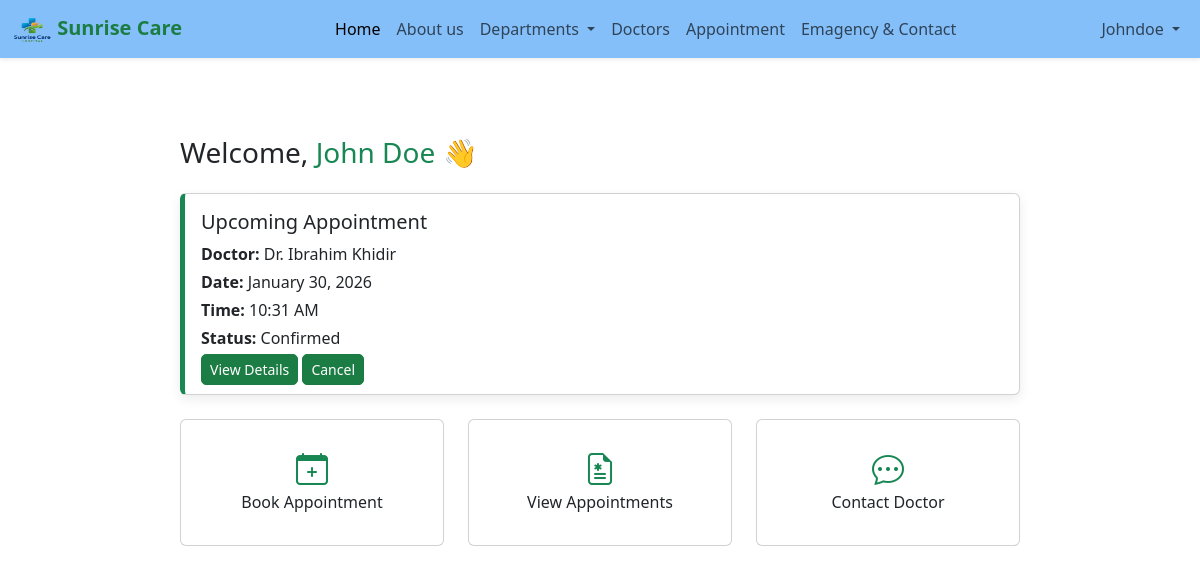
The app's page /dashboard/ (signed in) with its own data.
### core/models.py (models this page shows, shortened)
class User(AbstractUser):
    ROLE_CHOICES = (
        ('admin', 'Admin'),
        ('doctor', 'Doctor'),
        ('nurse', 'Nurse'),
        ('patient', 'Patient'),
    )
    role = models.CharField(max_length=20, choices=ROLE_CHOICES)
    phone = models.CharField(max_length=15, blank=True)
    address = models.TextField(blank=True)
    @property
    def is_doctor(self):
        return self.role == 'doctor'

class Appointment(models.Model):
    STATUS_CHOICES = (
        ('pending', 'Pending'),
        ('confirmed', 'Confirmed'),
        ('completed', 'Completed'),
        ('cancelled', 'Cancelled'),
    )
    patient = models.ForeignKey(Patient, on_delete=models.CASCADE)
    doctor = models.ForeignKey(Doctor, on_delete=models.CASCADE)
    appointment_date = models.DateField()
    appointment_time = models.TimeField()
    reason = models.TextField(blank=True)
    status = models.CharField(max_length=20, choices = STATUS_CHOICES, default='pending')
    created_at = models.DateTimeField(auto_now_add=True)

class Doctor(models.Model):
    user = models.OneToOneField(User, on_delete=models.CASCADE, limit_choices_to={'role': 'doctor'})
    department = models.ForeignKey(Department, on_delete=models.SET_NULL, null=True)
    photo = models.ImageField(
        upload_to='photos/')
    specialization = models.CharField(max_length=100)
    experience_years = models.PositiveIntegerField(default=0)
    def __str__(self):
        return f"Dr. {self.user.get_full_name()}"

### dashboard/views.py (the view)
# urls.py: path('', views.dashboard, name='dashboard'),
@login_required
def dashboard(request):
    user = request.user
    context = {}
    if user.role == 'doctor':
        try:
            doctor = Doctor.objects.get(user=user)
        except Doctor.DoesNotExist:
            return redirect('complete_doctor_profile')
        appointments = Appointment.objects.filter(doctor=doctor, appointment_date__gte=timezone.now()).order_by('appointment_date', 'appointment_time')
        context['pending_appointments'] = appointments.filter(status='pending')
        context['upcoming_appointments'] = appointments.filter(status='confirmed')
        context['today_appointments'] = appointments.filter(status='confirmed', appointment_date=timezone.now().date())
        context['appointments'] = appointments  # keep for compatibility
        return render(request, 'doctor_dashboard.html', context)
    elif user.role == 'patient':
        if not hasattr(user, 'patient'):
            return redirect('complete_patient_profile')
        appointments = Appointment.objects.filter(patient__user=user, appointment_date__gte=timezone.now()).order_by('appointment_date', 'appointment_time')
        context['next_appointment'] = appointments.first()  # Get the next appointment
        context['appointments'] = appointments
        return render(request, 'user-dashboard.html', context)
    else:
        return redirect('home')

### dashboard/templates/user-dashboard.html (shortened to what this page needs)
{% extends 'base.html' %}
{% block content %}
<div class="container-fluid mt-5">
  <div class="row">
    <main class="container col-lg-9 main-content">
      <h3 class="mb-4">Welcome, <span class="text-success">{{ user.get_full_name }}</span> 👋</h3>
      <div class="card dashboard-card mb-4">
        <div class="card-body">
          <h5 class="card-title">Upcoming Appointment</h5>
          {% if next_appointment %}
            <p class="mb-1"><strong>Doctor:</strong>
                {% if next_appointment.doctor %}
                {{ next_appointment.doctor }}
                {% else %}
                Awaiting confirmation
                {% endif %}
            </p>
            <p class="mb-1"><strong>Date:</strong> {{ next_appointment.appointment_date|date:"F j, Y" }}</p>
            <p class="mb-1"><strong>Time:</strong> {{ next_appointment.appointment_time|time:"g:i A" }}</p>
            <p class="mb-1 text-capitalize"><strong>Status:</strong> {{ next_appointment.status }}</p>
            <a class="btn btn-success btn-sm">View Details</a>
            <a class="btn btn-outline-danger btn-sm" href="{% url 'cancel' next_appointment.id %}">Cancel</a>
            {% else %}
            <p class="mb-1">No upcoming appointments</p>
          {% endif %}
        </div>
      </div>
      <div class="row">
        <div class="col-md-4">
          <a href="{% url 'appointment' %}" class="text-decoration-none">
            <div class="card action-card">
              <i class="bi bi-calendar-plus"></i>
              <h6>Book Appointment</h6>
            </div>
          </a>
        </div>
        <div class="col-md-4">
          <a href="{% url 'view_appointments' %}" class="text-decoration-none">
            <div class="card action-card">
              <i class="bi bi-file-earmark-medical"></i>
              <h6>View Appointments</h6>
            </div>
          </a>
        </div>
        <div class="col-md-4">
          <div class="card action-card">
            <i class="bi bi-chat-dots"></i>
            <h6>Contact Doctor</h6>
          </div>
        </div>
      </div>
    </main>
  </div>
</div>
{% endblock %}

### core/templates/base.html (shortened to what this page needs)
{% load static %}
<!DOCTYPE html>
<html lang="en">
<head>
    <link href="https://cdn.jsdelivr.net/npm/bootstrap@5.3.8/dist/css/bootstrap.min.css" rel="stylesheet">
    <link rel="stylesheet" href="{% static 'style.css' %}">
    <link rel="stylesheet" href="https://cdnjs.cloudflare.com/ajax/libs/font-awesome/7.0.1/css/all.min.css" />
</head>
<body>
<nav class="navbar navbar-expand-lg shadow-sm sticky-top">
  <div class="container-fluid">
    <a class="navbar-brand" href="{% url 'home' %}">
      <img src="{% static 'logo.png' %}" alt="logo" width="40" height="30">
      <div class="d-inline logo">Sunrise Care</div>
    </a>
    <div class="collapse navbar-collapse" id="navbarSupportedContent">
      <ul class="navbar-nav mx-auto mb-2 mb-lg-0">
        <li class="nav-item">
          <a class="nav-link active" aria-current="page" href="{% url 'home' %}">Home</a>
        </li>
        <li class="nav-item">
          <a class="nav-link" href="{% url 'about' %}">About us</a>
        </li>
        <li class="nav-item dropdown">
          <a class="nav-link dropdown-toggle" href="#" role="button" data-bs-toggle="dropdown" aria-expanded="false">
            Departments
          </a>
        </li>
        <li class="nav-item">
          <a class="nav-link" href="{% url 'doctors' %}">Doctors</a>
        </li>
        <li class="nav-item">
          <a class="nav-link" href="{% url 'appointment' %}">Appointment</a>
        </li>
        <li class="nav-item">
          <a class="nav-link" href="{% url 'contact' %}">Emagency & Contact</a>
        </li>
      </ul>
      <ul class="navbar-nav">
        <li class="nav-item dropdown">
          <a class="nav-link dropdown-toggle" href="#" id="navbarDropdown" role="button" data-bs-toggle="dropdown" aria-expanded="false">
            {% if user.is_authenticated %}
            {{user.username}}
            {% else %}
             Guest
            {% endif %}
          </a>
        </li>
      </ul>
    </div>
  </div>
</nav>
{% block content %}
{% endblock %}
<link rel="stylesheet" href="https://cdn.jsdelivr.net/npm/bootstrap-icons/font/bootstrap-icons.css">
<body>
</body>
</html>

### core/static/style.css (style rules this page uses)
:root { --color-white: #ffffff; --color-blue: hsl(210, 91%, 75%); --color-green: hsl(145, 63%, 30%); }
body { margin: 0; padding: 0; overflow-x: hidden; }
html { margin: 0; padding: 0; }
nav { background-color: var(--color-blue) !important; margin: 0; padding: 0; }
.navbar-brand { color: hsl(145, 63%, 30%) !important; font-weight: 600; font-size: 20px; }
.btn { background-color: var(--color-green); color: var(--color-white); border: solid 1px hsl(145, 63%, 29%); border-radius: 5px !important; transition: 1.5s ease-in-out !important; }
.dashboard-card .card-body { height: 200px; overflow-y: scroll; scrollbar-width: none; }
.main-content { padding: 30px; }
.dashboard-card { border-left: 5px solid #198754; box-shadow: 0 4px 12px rgba(0,0,0,0.08); }
.action-card { text-align: center; padding: 25px; margin-bottom: 20px; cursor: pointer; transition: 0.3s; }
.action-card i { font-size: 32px; color: #198754; }
.btn-success { background-color: #1c7d44; border-color: #1c7d44; }

### records on screen
User: username "Johndoe", get_full_name "John Doe"
Appointment: doctor "Dr. Ibrahim Khidir", appointment_date "January 30, 2026", appointment_time "10:31 AM", status "Confirmed"
